Frame 1 (no input): blank canvas, image omitted
Frame 60 (no input): blank canvas, image omitted
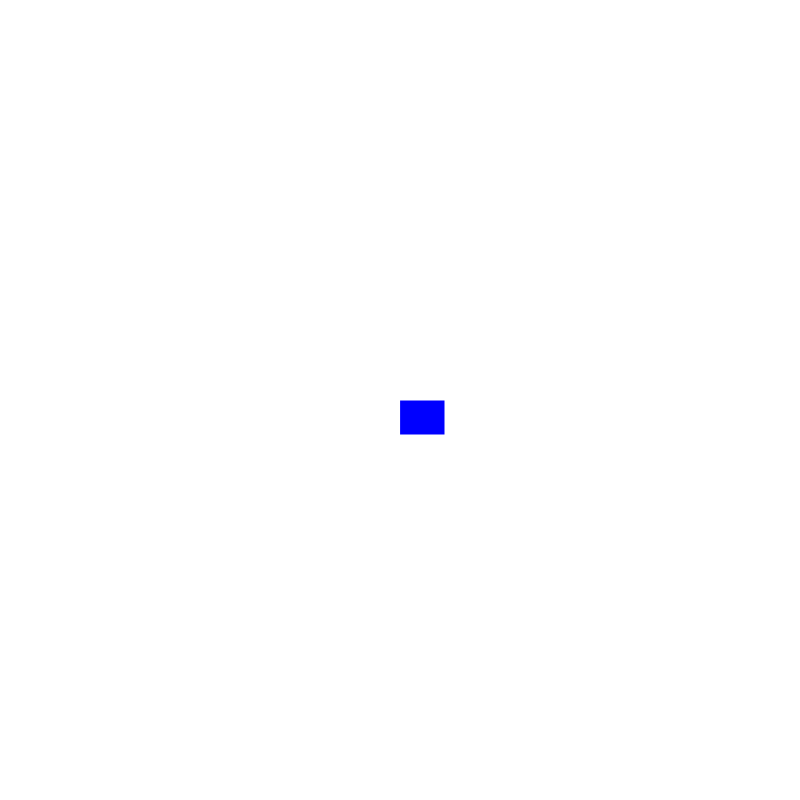
Frame 120 (the mouse pressed at the canvas centre since frame 60)

The p5.js sketch whose frames 1 and 60 were blank and that drew this single picture after the mouse press (run headless with seeded random() and noise() and a simulated clock; from frame 60 on, the mouse is pressed at the canvas centre):

// p5.js sketch
// ── sketch.js
function setup() {
    createCanvas(800,800);
  background("white");
  } 
  
  function draw() {
    
    stroke('white')
    fill("blue");
    
  // console.log(mouseIsPressed);
    
    if (mouseIsPressed){
  rect(mouseX,mouseY,45,35);
    } 
  }
